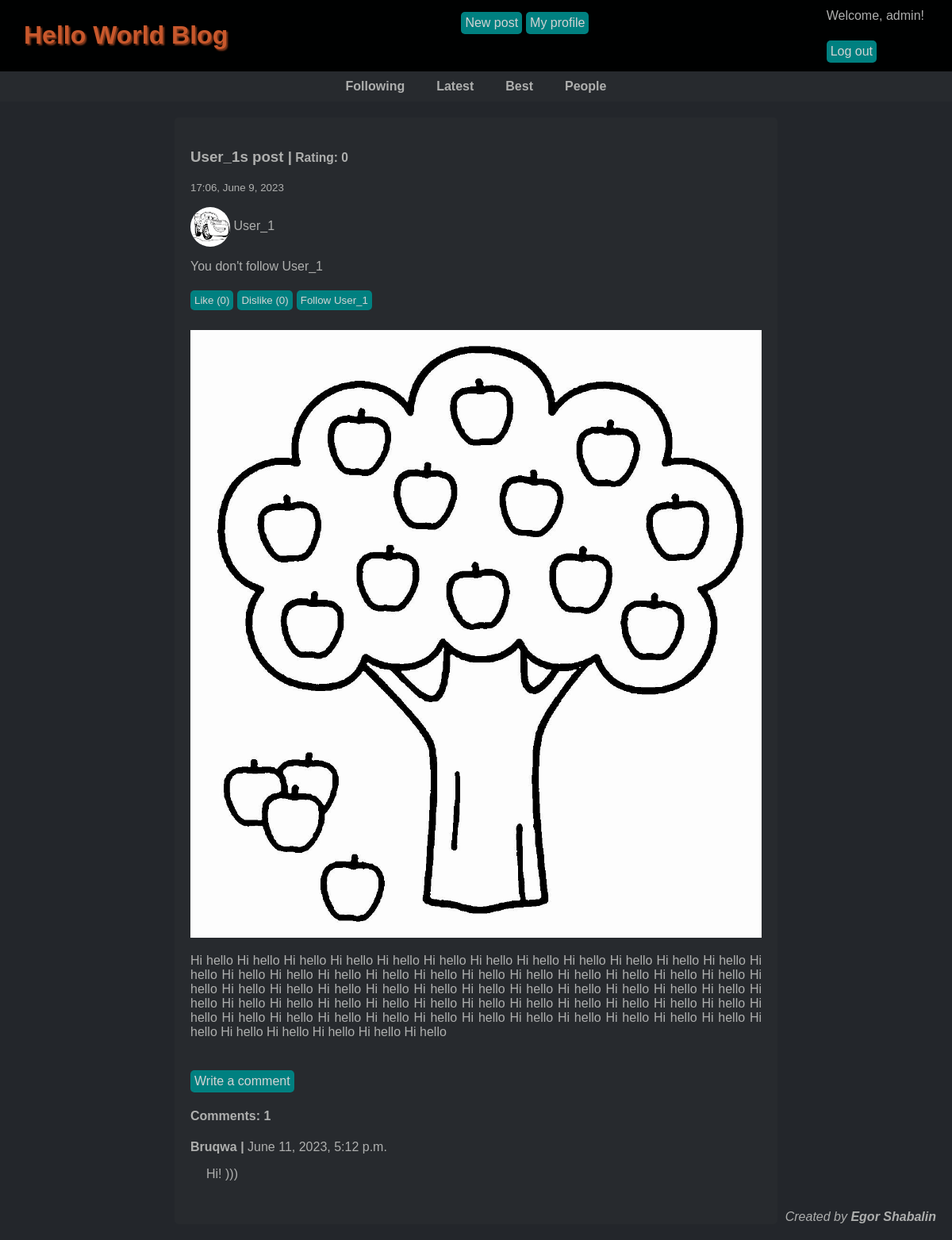
Screenshot of /post/3/ (signed in) with the database file from the repository.
### blog/models.py (models this page shows, shortened)
class Post(models.Model):
    title = models.CharField(max_length=200)
    text = models.TextField()
    img = models.ImageField(default=None, upload_to="post_imgs", blank=True, null=True)
    author = models.ForeignKey(
        User, on_delete=models.DO_NOTHING, blank=False, null=False
    )
    likes = models.ManyToManyField(User, related_name="post_likes")
    dislikes = models.ManyToManyField(User, related_name="post_dislikes")
    comments = models.IntegerField(default=0, null=True)
    category = models.ForeignKey(Category, on_delete=models.DO_NOTHING, null=True)
    created_at = models.DateTimeField(auto_now_add=True)
    updated_at = models.DateTimeField(auto_now=True)
    posted = models.BooleanField(default=False)
    def likes_count(self):
        return self.likes.count()
    def dislikes_count(self):
        return self.dislikes.count()
    def rating(self):
        rating = int(self.likes.count() - self.dislikes.count())
        return rating
    class Meta:
        ordering = ("-created_at",)
        verbose_name_plural = "Posts"

class Profile(models.Model):
    current_user = models.OneToOneField(User, on_delete=models.CASCADE)
    ava = models.ImageField(default=None, upload_to="avatars", blank=True, null=True)
    bio = models.TextField(blank=True, null=True)
    follows = models.ManyToManyField(
        "self", related_name="followed_by", symmetrical=False, blank=True
    )

class Comment(models.Model):
    author = models.ForeignKey(
        User, related_name="comment_author", on_delete=models.DO_NOTHING, null=True
    )
    text = models.TextField()
    img = models.ImageField(
        default=None, upload_to="comment_imgs", blank=True, null=True
    )
    parent = models.ForeignKey(
        Post, related_name="post_commented", on_delete=models.DO_NOTHING, null=True
    )
    created_at = models.DateTimeField(auto_now_add=True)
    updated_at = models.DateTimeField(auto_now=True)
    posted = models.BooleanField(default=False)
    class Meta:
        ordering = ("-created_at",)
        verbose_name_plural = "Comments"

### blog/views.py (the view, shortened to what this page needs)
# urls.py: path("post/<int:pk>/", post_detail, name="post_detail"),
def post_detail(request, pk):
    post = get_object_or_404(Post, pk=pk)
    comments = Comment.objects.filter(parent=post, posted=True)
    comments_count = comments.count()
    rating = post.likes_count()
    return render(
        request,
        "blog/post_detail.html",
        {
            "post": post,
            "comments": comments,
            "comments_count": comments_count,
            "rating": rating,
        },
    )

### blog/templates/blog/post_detail.html (shortened to what this page needs)
{% extends 'blog/base.html' %}
{% load static %}
{% block content %}
{% if request.user.is_authenticated %}
<div class="content_detail">
    <h3>{{ post.title }} |<small> Rating: {{ post.rating }}</small></h3>
    <p><small>{{ post.created_at|date:"H:m, F j, Y" }}</small></p>
    <a href="{% url 'blog:profile' post.author.profile.current_user.id %}">
    {% if post.author.profile.ava %}
        <p><img id='ava_small' src="{{ post.author.profile.ava.url }}" alt="ava"> {{ post.author }}</p>
    {% else %}
        <p><img id='ava_small' src="{% static 'blog/avatar.png' %}" alt="ava"> {{ post.author }}</p>
    {% endif %}
    </a>
    {% if post.author != request.user %}
        {% if post.author.profile in request.user.profile.follows.all %}
            <p>You follow {{ post.author }}</p>
        {% else %}
            <p>You don't follow {{ post.author }}</p>
        {% endif %}
    {% endif %}
    <div class='buttons_row'>
        <form action={% url 'blog:rate_up' post.pk %} method="POST">
            <button id="rate_up" type='submit' name='post_id' value="{{ post.id }}">Like ({{ post.likes_count }})</button>
        </form>
        <form action={% url 'blog:rate_down' post.pk %} method="POST">
            <button id="rate_down" type='submit' name='post_id' value="{{ post.id }}">Dislike ({{ post.dislikes_count }})</button>
        </form>
        {% if post.author != request.user %}
            <form method=POST>
                {% if post.author.profile in request.user.profile.follows.all %}
                    <button id="button" type='submit' name='follow' value="unfollow" type="submit">Unfollow {{ post.author.username }}</button>
                {% else %}
                    <button id="button" type='submit' name='follow' value="follow" type="submit">Follow {{ post.author.username }}</button>
                {% endif %}
            </form>
        {% else %}
            <form method=POST>
            {% csrf_token %}
                <a id='button' href='#'>Edit</a>
            </form>
        {% endif %}
        <br>
    </div>
    {% if post.img %}
    <img class="content_image_detail" src={{ post.img.url }} alt="img">
    {% endif %}
    <p>{{ post.text }}</p>
    <br>
    <a id='button' href="new_comment">Write a comment</a>
    <h4>Comments: {{ comments_count }}</h4>
    {% for comment in comments %}
        <p><strong>{{ comment.author }} |</strong> {{ comment.created_at }}</p>
        <p id='comment_text'>{{ comment.text }}</p>
        <br>
    {% empty %}
        <p>No comments yet.</p>
    {% endfor %}
</div>
{% else %}
    <div class="content_detail">
        <h4>You need to log in first.</h4>
    </div>
{% endif %}
{% endblock %}

### blog/templates/blog/base.html (shortened to what this page needs)
{% load static %}
<!DOCTYPE HTML>
<html>
<head>
    <link rel="stylesheet" type="text/css" href="{% static 'blog/base.css' %}">
</head>
<body>
    <div id='header_and_login'>
        <div id="header">
            <h1 id='site_name'><strong>Hello World Blog</strong></h1>
        </div>
        {% if request.user.is_authenticated %}
            <div id='logged_user_buttons'>
                <a id="button" href="{% url 'blog:new_post' %}">New post</a>
                <a id="button" href="{% url 'blog:profile' request.user.id %}">My profile</a>
            </div>
        {% endif %}
        <div id="login_signup_buttons">
            {% if request.user.is_authenticated %}
                <p id='welcome'>Welcome, {{ user.username }}!</p>
                <a id="button" href="{% url 'logout' %}">Log out</a>
            {% else %}
                <a id="signup" href="{% url 'blog:signup' %}">Sign up</a>
                <a id="button" href="{% url 'blog:login' %}">Log in</a>
            {% endif %}
        </div>
    </div>
    <div id="main_menu">
        {% if request.user.is_authenticated %}
        <a href="{% url 'blog:authors_you_follow' %}">Following</a>
        {% endif %}
        <a href="{% url 'blog:posts' %}">Latest</a>
        <a href="{% url 'blog:best' %}">Best</a>
        <a href="{% url 'blog:user_list' %}">People</a>
    </div>
    {% block content %}
    {% endblock %}
    <footer>
        <i>Created by <strong><a href="mailto:egor.shabalin.wd@gmail.com">Egor Shabalin</a></strong></i>
    </footer>
</body>
</html>

### static/blog/base.css (style rules this page uses)
body { background-color: #23262Bff; color: #AEAFAEff; font-family: 'Orbitron', sans-serif; margin: 0; }
a { text-decoration: none; color: #AEAFAEff; }
#header_and_login { display: flex; flex-direction: row; justify-content: space-between; flex-wrap: wrap; background-color: #000101ff; }
#header { background-color: #000101ff; padding: 5px 0 5px 30px; margin: 0; color: #C8582Cff; font-family: 'Orbitron', sans-serif; }
#site_name { text-shadow: 2px 2px 2px rgb(129, 57, 28); }
#logged_user_buttons { display: flex; flex-direction: row; flex-wrap: wrap; padding: 5px; margin: 5px; background-color: #000101ff; }
#login_signup_buttons { display: flex; flex-direction: column; flex-wrap: wrap; justify-content: space-around; background-color: #000101ff; margin-right: 30px; }
#welcome { margin: 5px 5px 5px 0; padding: 0; }
#button { background-color: teal; color: lightgray; border-radius: 5px; text-align: center; padding: 5px; margin: 5px 5px 5px 0; display: flex; border-style: none; width: fit-content; height: fit-content; }
.buttons_row { display: flex; flex-direction: row; flex-wrap: wrap; margin-bottom: 20px; vertical-align: middle; }
#main_menu { margin: 0; padding: 10px 0 10px 0; background-color: #272A2Eff; display: flex; align-items: center; justify-content: center; font-weight: bold; }
#main_menu a { margin: 0 20px 0 20px; }
.content_detail { width: 60%; margin: 20px auto; padding: 20px; border-radius: 5px; background-color: #272A2Eff; border-image-width: 20%; text-align: justify; }
.content_image_detail { align-self: center; max-width: 100%; padding: 0 20px 0 0; margin: 0; }
#comment_text { margin-left: 20px; }
footer { position: fixed; margin: 20px; bottom: 0; right: 0; }
#rate_up { background-color: teal; color: lightgray; border-radius: 5px; text-align: center; padding: 5px; margin: 5px 5px 5px 0; display: flex; border-style: none; }
#rate_down { background-color: teal; color: lightgray; border-radius: 5px; text-align: center; padding: 5px; margin: 5px 5px 5px 0; display: flex; border-style: none; }
#ava_small { vertical-align: middle; border-radius: 50%; width: 50px; height: 50px; padding: 0; margin: 0; }

### rows the page displays
Post: title "User_1s post", rating "0", created_at "17:06, June 9, 2023", author.profile.ava (picture), author "User_1", likes_count "0", dislikes_count "0", author.username "User_1", img (picture), text "Hi hello Hi hello Hi hello Hi hello Hi hello Hi hello Hi hello Hi hello Hi hello Hi hello Hi hello Hi hello Hi hello Hi hello Hi hello Hi hello Hi hello Hi hello Hi hello Hi hello Hi hello Hi hello Hi hello Hi hello Hi hello Hi hello Hi hello Hi hello Hi hello Hi hello Hi hello Hi hello Hi hello Hi hello Hi hello Hi hello Hi hello Hi hello Hi hello Hi hello Hi hello Hi hello Hi hello Hi hello Hi hello Hi hello Hi hello Hi hello Hi hello Hi hello Hi hello Hi hello Hi hello Hi hello Hi hello Hi hello Hi hello Hi hello Hi hello Hi hello Hi hello Hi hello Hi hello Hi hello Hi hello Hi hello"
Comment: author "Bruqwa", created_at "June 11, 2023, 5:12 p.m.", text "Hi! )))"

### other values shown
{{ user.username }} "admin"
{{ comments_count }} "1"
